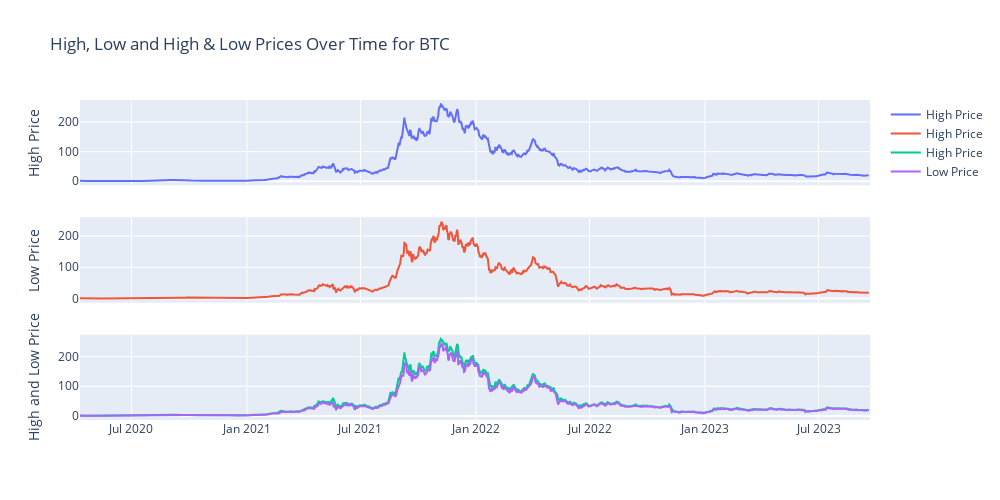

Here is the notebook cell this chart was saved with:
### Markdown cell above
### Now, creating plots for High and Low Column Values

#### These are subplots

### Code cell
#Creating Subplots for high and low columns

fig = make_subplots(rows=3, cols=1, shared_xaxes=True, vertical_spacing=0.1)

# Second subplot (High Price)
fig.add_trace(go.Scatter(x=SOLANA['Date'], y=SOLANA['High'], mode='lines', name='High Price'), row=1, col=1)
fig.update_yaxes(title_text="High Price", row=1, col=1)

# Third subplot (Low Price)
fig.add_trace(go.Scatter(x=SOLANA['Date'], y=SOLANA['Low'], mode='lines', name='High Price'), row=2, col=1)
fig.update_yaxes(title_text="Low Price", row=2, col=1)

# Fourth subplot(High and Low Prices)
fig.add_trace(go.Scatter(x=SOLANA['Date'], y=SOLANA['High'], mode='lines', name='High Price'), row=3, col=1)
fig.add_trace(go.Scatter(x=SOLANA['Date'], y=SOLANA['Low'], mode='lines', name='Low Price'), row=3, col=1)
fig.update_yaxes(title_text="High and Low Price", row=3, col=1)

# setting up the title and size of the graph
fig.update_layout(title_text="High, Low and High & Low Prices Over Time for BTC",
    height=500,  # Set the height
    width=1000) # width
fig.show()

### Figure 1 — Plotly figure (JSON) as saved in the notebook; plotly's stock layout.template omitted (floating-point values rounded to 4 significant figures; data arrays with more than 128 entries replaced by an {"elided": "..."} marker saying what was removed)
{"data": [{"mode": "lines", "name": "High Price", "type": "scatter", "x": {"elided": "1260 str values"}, "xaxis": "x", "y": {"elided": "1260 float values"}, "yaxis": "y"}, {"mode": "lines", "name": "High Price", "type": "scatter", "x": {"elided": "1260 str values"}, "xaxis": "x2", "y": {"elided": "1260 float values"}, "yaxis": "y2"}, {"mode": "lines", "name": "High Price", "type": "scatter", "x": {"elided": "1260 str values"}, "xaxis": "x3", "y": {"elided": "1260 float values"}, "yaxis": "y3"}, {"mode": "lines", "name": "Low Price", "type": "scatter", "x": {"elided": "1260 str values"}, "xaxis": "x3", "y": {"elided": "1260 float values"}, "yaxis": "y3"}], "layout": {"height": 500, "title": {"text": "High, Low and High & Low Prices Over Time for BTC"}, "width": 1000, "xaxis": {"anchor": "y", "domain": [0, 1], "matches": "x3", "showticklabels": false}, "xaxis2": {"anchor": "y2", "domain": [0, 1], "matches": "x3", "showticklabels": false}, "xaxis3": {"anchor": "y3", "domain": [0, 1]}, "yaxis": {"anchor": "x", "domain": [0.7333, 1], "title": {"text": "High Price"}}, "yaxis2": {"anchor": "x2", "domain": [0.3667, 0.6333], "title": {"text": "Low Price"}}, "yaxis3": {"anchor": "x3", "domain": [0, 0.2667], "title": {"text": "High and Low Price"}}}}
